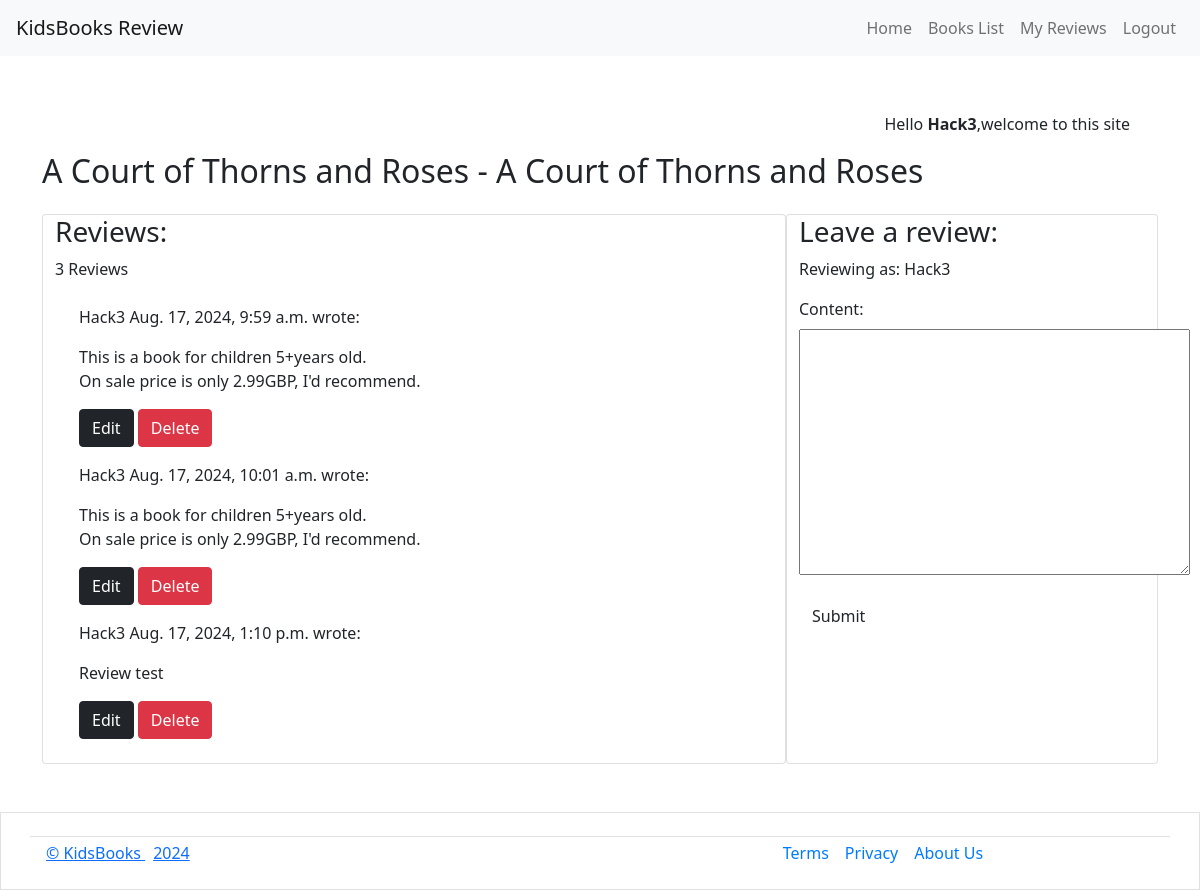
Page /view/1/ (signed in) on the earlier database version.
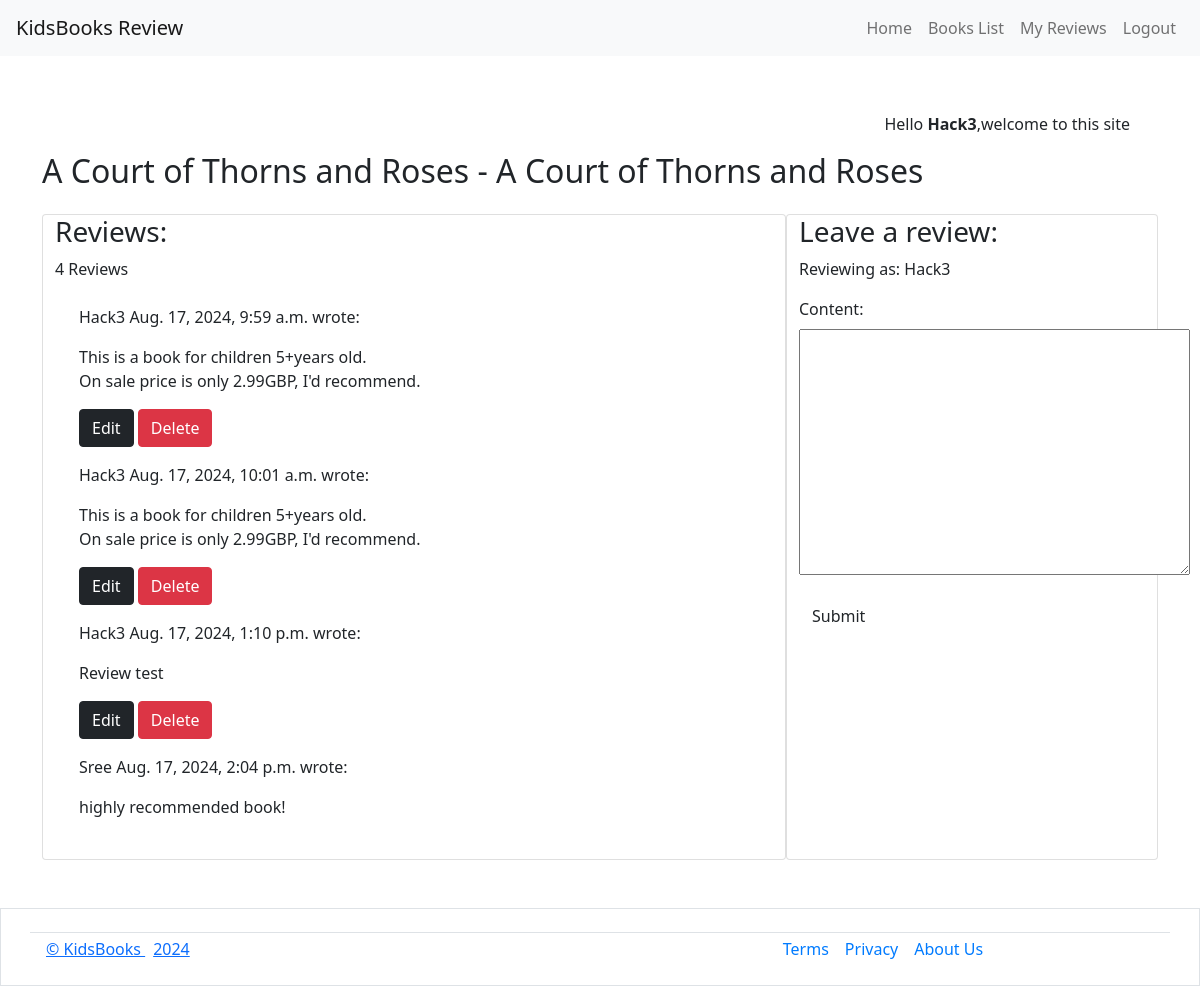
Same page on the later database version.
### kidsbooks/models.py (models this page shows, shortened)
class Review(models.Model):
    book = models.ForeignKey(Kidsbook, on_delete=models.CASCADE,
                             related_name="kidsbook_reviews")
    user = models.ForeignKey(User, on_delete=models.CASCADE,
                             related_name="kidsbook_reviewers")
    content = models.TextField()
    created_on = models.DateTimeField(auto_now_add=True)
    class Meta:
        ordering = ["created_on"]

### kidsbooks/views.py (the view, shortened to what this page needs)
# urls.py: path('view/<id>/', views.kidsbook_detail, name='kidsbook_detail'),
def kidsbook_detail(request, id):
    kidsbook = get_object_or_404(Kidsbook, id=id)
    reviews = kidsbook.kidsbook_reviews.all()
    average_rating = kidsbook.ratings.aggregate(Avg('rating'))['rating__avg']
    review_form = ReviewForm()
    context = {
        'kidsbook': kidsbook,
        'reviews': reviews,
        'review_form': review_form,
        'average_rating': average_rating
    }
    return render(request, 'kidsbooks/viewdetail.html', context)

### kidsbooks/forms.py
class ReviewForm(forms.ModelForm):
    class Meta:
        model = Review
        fields = ('content',)

### kidsbooks/templates/kidsbooks/viewdetail.html (shortened to what this page needs)
{% extends 'base.html' %}
{% load static %}
{% load book_extras %}
{% block content %}
<h2>{{ kidsbook.title }}</h2>
{% if user.is_authenticated %}
<div class="container">
    <div class="row">
        <div class="col-md-8 card mb-4 mt-3">
            <h3>Reviews:</h3>
             {{ reviews|length }} Reviews
            <div class="card-body">
            {% if user.is_authenticated %}
                {% for review in reviews %}
                <div class="p-2 reviews
                    <p class="font-weight-bold">
                        {{ review.user }} <span>{{ review.created_on }}</span> wrote:
                    <div id="review{{ review.id }}">
                        {{ review.content | linebreaks }}
                    </div>
                    {% if review.user == user %}
                    <a class="btn btn-dark" href="{% url 'edit_review' review.id %}">Edit</a>
                    <form action="{% url 'delete_review' review.id %}" method="POST" style="display:inline;">
                        <button type="submit" class="btn btn-danger">Delete</button>
                    </form>
                    {% endif %}
                </div>
                {% endfor %}
            </div>
        </div>
        <div class="col-md-4 card mb-4 mt-3">
            <h3>Leave a review:</h3>
            <p>Reviewing as: {{ user.username }}</p>
            <form id="reviewForm" method="post">
                {{ review_form.as_p }}
                <button id="submitButton" type="submit" class="btn btn-signup btn-m">Submit</button>
            </form>
        </div>
        {% endif %}
    </div>
</div>
{% endif %}
{% endblock %}

Differences in the rows shown:
added Review: user "Sree", created_on "Aug. 17, 2024, 2:04 p.m.", content "highly recommended book!"
Other differences:
{{ reviews|length }}: "3" → "4"
